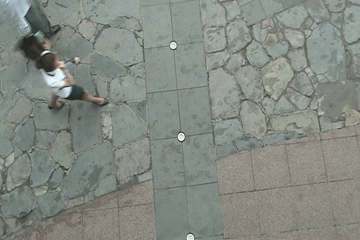
#> input picture frame 55 of lab/lab6/People_Counting.avi, 360 x 240 px
$ python 6-C.py
#> lines starting #> are read from the running program, lines starting #| are printed output that depends on the picture
import cv2

# 打开视频文件
video_path = 'People_Counting.avi'
cap = cv2.VideoCapture(video_path)

if not cap.isOpened():
    print("Error: Could not open video.")
else:
    # 获取总帧数，图像的高和宽
    total_frames = int(cap.get(cv2.CAP_PROP_FRAME_COUNT))
    frame_width = int(cap.get(cv2.CAP_PROP_FRAME_WIDTH))
    frame_height = int(cap.get(cv2.CAP_PROP_FRAME_HEIGHT))

    print(f'Total frames: {total_frames}, Width: {frame_width}, Height: {frame_height}')

    while True:
        ret, frame = cap.read()
#> frame is the input picture: shape (240, 360, 3); mean B, G, R 130.5, 137.8, 131.7
        if not ret:
            break

        # 显示原始图像
        cv2.imshow('Original Frame', frame)

        # 将图像缩小为原尺寸的1/2并显示
        resized_frame = cv2.resize(frame, (frame_width // 2, frame_height // 2))
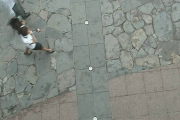
#> resized_frame: shape (120, 180, 3); mean B, G, R 130.6, 137.9, 131.9
        cv2.imshow('Resized Frame', resized_frame)

        # 按位取反图像并显示
        inverted_frame = cv2.bitwise_not(frame)
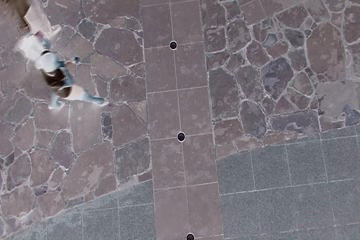
#> inverted_frame: shape (240, 360, 3); mean B, G, R 124.5, 117.2, 123.3
        cv2.imshow('Inverted Frame', inverted_frame)

        # 等待30毫秒再捕获键盘输入
        # 如果用户没按 'Esc' 键退出，就循环逐帧播放动画
        if cv2.waitKey(30) & 0xFF == 27:  #
#> (key Esc is pressed here)
            break

    cap.release()
    cv2.destroyAllWindows()

$ run again, starting later in the video
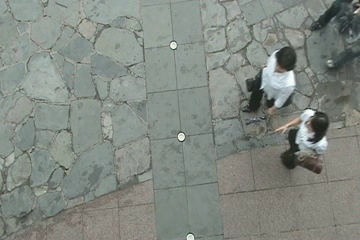
#> input picture frame 249 of lab/lab6/People_Counting.avi, 360 x 240 px
#> frame is the input picture: shape (240, 360, 3); mean B, G, R 130.1, 137.2, 130.3
#> `resized_frame = cv2.resize(frame, (frame_width // 2, frame_height // 2))`:
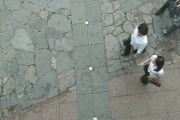
#> resized_frame: shape (120, 180, 3); mean B, G, R 130.2, 137.3, 130.4
#> `inverted_frame = cv2.bitwise_not(frame)`:
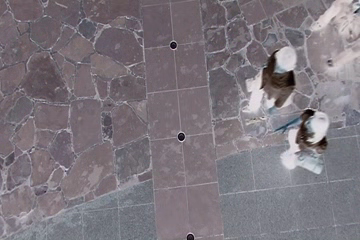
#> inverted_frame: shape (240, 360, 3); mean B, G, R 124.9, 117.8, 124.7

$ run again, starting later in the video
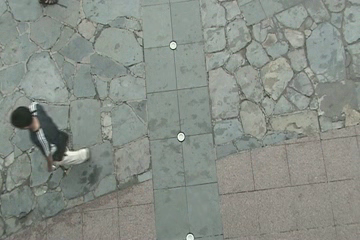
#> input picture frame 444 of lab/lab6/People_Counting.avi, 360 x 240 px
#> frame is the input picture: shape (240, 360, 3); mean B, G, R 133.9, 141.5, 135
#> `resized_frame = cv2.resize(frame, (frame_width // 2, frame_height // 2))`:
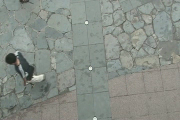
#> resized_frame: shape (120, 180, 3); mean B, G, R 134.1, 141.6, 135.2
#> `inverted_frame = cv2.bitwise_not(frame)`:
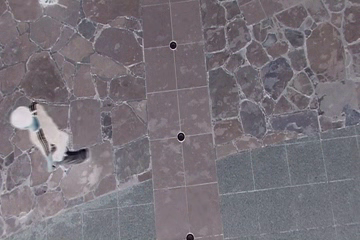
#> inverted_frame: shape (240, 360, 3); mean B, G, R 121.1, 113.5, 120
